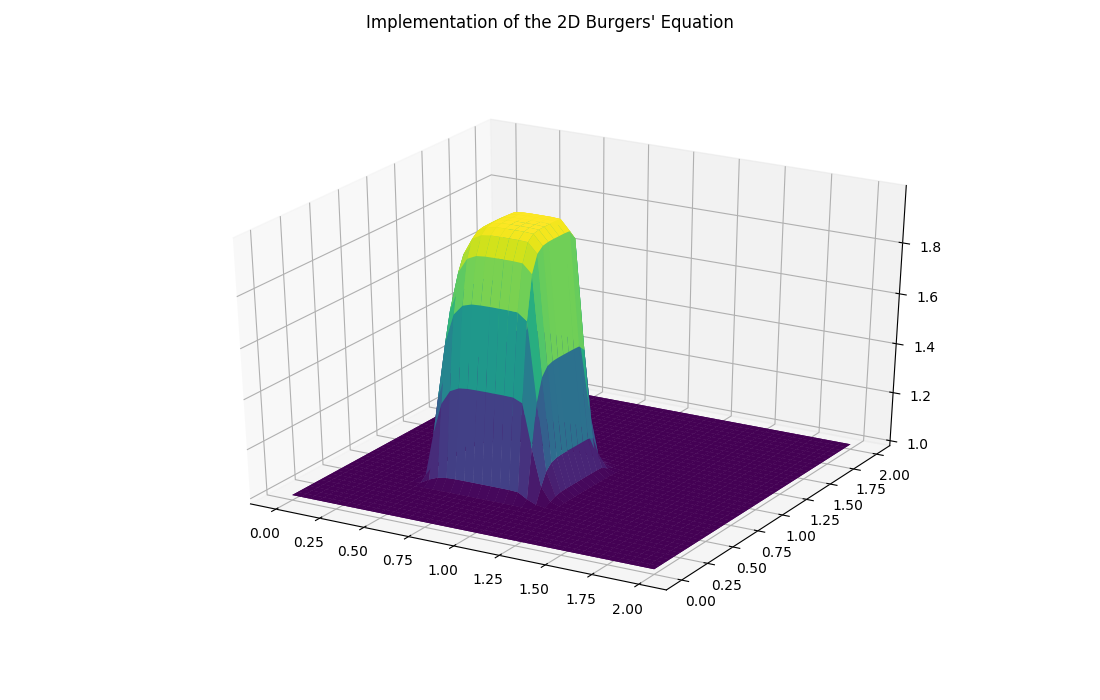

Recreate this plot in Python.
'''
    Implementing Burgers' Equation in 2D

    Governing Equation :

        ∂u/∂t + u*∂u/∂x + v*∂u/∂y = ν*(∂2u/∂x2 + ∂2u/∂y2)

        ∂v/∂t + u*∂v/∂x + v*∂v/∂y = ν*(∂2v/∂x2 + ∂2v/∂y2)

    Discretized Equation :

        u_i,j(n+1) = u_i,j(n+1) - (dt/dx)*(u_i,j(n))*(u_i,j(n) - u_i-1,j(n)) - (dt/dy)*v_i,j(n)*(u_i,j(n) - u_i,j-1(n)) + ((nu*dt)/dx**2)*
                     (u_i+1,j(n) - 2*u_i,j(n) + u_i-1,j(n)) + ((nu*dt)/dy**2)*(u_i,j+1(n) - 2*u_i,j(n) + u_i,j+1(n))

        v_i,j(n+1) = v_i,j(n+1) - (dt/dx)*(u_i,j(n))*(v_i,j(n) - v_i-1,j(n)) - (dt/dy)*v_i,j(n)*(v_i,j(n) - v_i,j-1(n)) + ((nu*dt)/dx**2)*
                         (v_i+1,j(n) - 2*v_i,j(n) + v_i-1,j(n)) + ((nu*dt)/dy**2)*(v_i,j+1(n) - 2*v_i,j(n) + v_i,j+1(n))

    Initial Conditions :

        u(x,y) = 2 for 0.5≤x,y≤1 and 1 everywhere else

    Boundary Conditions :

        u = 1 for x = 0,2 and y = 0,2
'''

from mpl_toolkits.mplot3d import Axes3D
import matplotlib.pyplot as plt
import numpy as np
from matplotlib import cm

# Variable Declaration :

nx = 41     # Number of grid points in the x direction
ny = 41     # wNumber of grid points in the y direction
nt = 120    # Number of time steps
c = 1       # Number of time steps
dx = 2/(nx - 1)     # Distance between two adjacent points in the x direction
dy = 2/(ny - 1)     # Distance between two adjacent points in the y direction
sigma = 0.0009
nu = 0.01
dt = (sigma*dx*dy)/nu

x = np.linspace(0,2,nx)
y = np.linspace(0,2,ny)

u = np.ones((ny,nx))
v = np.ones((ny,nx))
un = np.ones((ny,nx))
vn = np.ones((ny,nx))
comb = np.ones((ny,nx))

# Set initial conditions: (Hat function):

u[int(0.5/dy):int(1/dy + 1), int(0.5/dx):int(1/dx + 1)] = 2
v[int(0.5/dy):int(1/dy + 1), int(0.5/dx):int(1/dx + 1)] = 2

# plotting initial condition :

'''
fig = plt.figure(figsize=(11,7), dpi=100)
ax = fig.gca(projection='3d')
X, Y = np.meshgrid(x,y)
ax.plot_surface(X,Y,u[:],cmap=cm.viridis,cstride=1,rstride=1)
ax.plot_surface(X,Y,v[:],cmap=cm.viridis,cstride=1,rstride=1)
plt.suptitle("Hat Funciton Plot")
plt.show()
'''

for n in range(nt+1):
    un = u.copy()
    vn = v.copy()

    u[1:-1,1:-1] = (un[1:-1,1:-1] - (dt/dx)*(un[1:-1,1:-1])*(un[1:-1,1:-1] - un[1:-1,0:-2]) - (dt/dy)*(vn[1:-1,1:-1])*(un[1:-1,1:-1] - un[0:-2,1:-1]) + nu*(dt/dx**2)*(un[1:-1,2:] - 2*un[1:-1,1:-1] + un[1:-1,0:-2]) + nu*(dt/dy**2)*(un[2:,1:-1] - 2*un[1:-1,1:-1] + un[0:-2,1:-1]))
    v[1:-1,1:-1] = (vn[1:-1,1:-1] - (dt/dx)*(un[1:-1,1:-1])*(vn[1:-1,1:-1] - vn[1:-1,0:-2]) - (dt/dy)*(vn[1:-1,1:-1])*(vn[1:-1,1:-1] - vn[0:-2,1:-1]) + nu*(dt/dx**2)*(vn[1:-1,2:] - 2*vn[1:-1,1:-1] + vn[1:-1,0:-2]) + nu*(dt/dy**2)*(vn[2:,1:-1] - 2*vn[1:-1,1:-1] + vn[0:-2,1:-1]))

    u[0,:] = 1
    u[-1,:] = 1
    u[:,0] = 1
    u[:,-1] = 1

    v[0,:] = 1
    v[-1,:] = 1
    v[:,0] = 1
    v[:,-1] = 1

fig = plt.figure(figsize=(11,7),dpi=100)
ax = fig.gca(projection='3d')
X, Y = np.meshgrid(x,y)
ax.plot_surface(X,Y,u,cmap=cm.viridis,rstride=1,cstride=1)
ax.plot_surface(X,Y,v,cmap=cm.viridis,rstride=1,cstride=1)
plt.suptitle("Implementation of the 2D Burgers' Equation")
plt.show()
